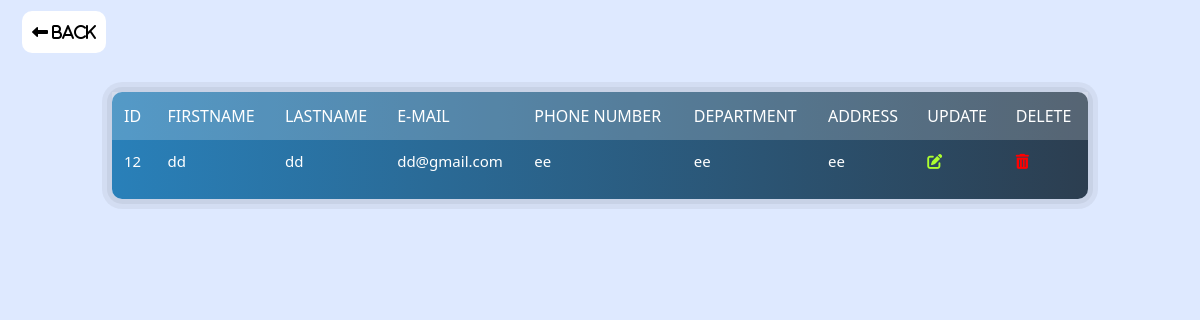
The page /list/ on the database as committed earlier.
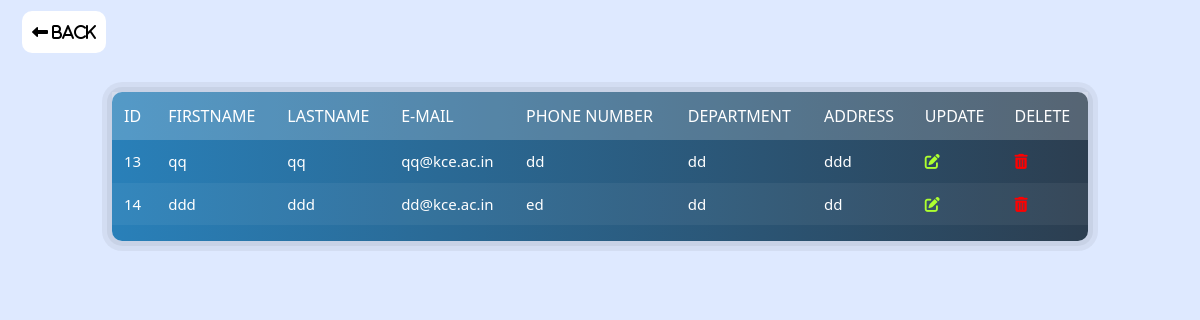
The same page on the database as committed later.
### studentdetials/models.py (models this page shows)
class studentdb(models.Model):
    fullname = models.CharField(max_length=100)
    blood = models.CharField(max_length=100)
    email = models.CharField(max_length=100)
    phone = models.CharField(max_length=100)
    department = models.CharField(max_length=100)
    address = models.CharField(max_length=100)

### studentdetials/views.py (the view)
# urls.py: path('list/', views.studentlist, name='studentlist'),
def studentlist(request):
    mydata = studentdb.objects.all().values()
    template = loader.get_template('list.html')
    context = {
        'mymembers': mydata,
    }
    return HttpResponse(template.render(context, request))

### studentdetials/templates/list.html (shortened to what this page needs)
<!DOCTYPE html>
<html lang="en">
{% load static %}
<head>
</head>
<body>
    <!DOCTYPE html>
    <html lang="en">
    <head>
        <link rel="stylesheet" href="{% static '/css/liststyle.css' %}">
        <link rel="stylesheet" href="/static/css/liststyle.css">
        <link href="https://cdn.jsdelivr.net/npm/bootstrap@5.2.2/dist/css/bootstrap.min.css" rel="stylesheet"
>
        <link rel="stylesheet" href="{% static '/css/style.css' %}">
    </head>
    <body>
        <div class="container">
            <a href="/#" class="back"><i class="fa-solid fa-left-long"> Back</i></a>
            <div class="row pt-5 justify-content-center">
                <div class="col-md-offset-1 col-md-10">
                    <div class="panel">
                        <div class="panel-body table-responsive">
                            <table class="table">
                                <thead>
                                    <tr>
                                        <th>ID</th>
                                        <th>Firstname</th>
                                        <th>Lastname</th>
                                        <th>E-mail</th>
                                        <th>Phone Number</th>
                                        <th>Department</th>
                                        <th>Address</th>
                                        <th>Update</th>
                                        <th>Delete</th>
                                    </tr>
                                </thead>
                                <tbody>
                                    {% for x in mymembers %}
                                    <tr>
                                        <td>{{ x.id }}</td>
                                        <td>{{ x.fullname }}</td>
                                        <td>{{ x.blood }}</td>
                                        <td>{{ x.email }}</td>
                                        <td>{{ x.phone }}</td>
                                        <td>{{ x.department }}</td>
                                        <td>{{ x.address }}</td>
                                        <td>
                                            <a href='edit/{{x.id}}'>
                                                <i class="fa-solid fa-pen-to-square"></i>
                                            </a>
                                        </td>
                                        <td><a href='delete/{{x.id}}'>
                                                <i class="fa-solid fa-trash-can"></i>
                                            </a>
                                        </td>
                                    </tr>
                                    {% endfor %}
                                </tbody>
                            </table>
                        </div>
                    </div>
                </div>
            </div>
        </div>
    </body>
    </html>

### static/css/liststyle.css (style rules this page uses)
.container .back { background-color: rgb(255, 255, 255); color: #000; padding: 10px; margin: 10px; border-radius: 10px; }
.container { margin-top: 20px; }
@media screen and (min-width:900px) { .container, .container-lg, .container-md, .container-sm, .container-xl, .container-xxl { max-width: 100%!important; } }
.fa-pen-to-square { color: greenyellow; }
.fa-trash-can { color: red; }
.panel { background: linear-gradient(to right, #2980b9, #2c3e50); padding: 0; border-radius: 10px; border: none; box-shadow: 0 0 0 5px rgba(0, 0, 0, 0.05), 0 0 0 10px rgba(0, 0, 0, 0.05); }
.panel .panel-body { padding: 0; }
.panel .panel-body .table thead tr th { color: #fff; background-color: rgba(255, 255, 255, 0.2); font-size: 16px; font-weight: 500; text-transform: uppercase; padding: 12px; border: none; }
.panel .panel-body .table tbody tr td { color: #fff; font-size: 15px; padding: 10px 12px; vertical-align: middle; border: none; }
.panel .panel-body .table tbody tr:nth-child(even) { background-color: rgba(255, 255, 255, 0.05); }

### static/css/style.css (style rules this page uses)
body { background-color: #dee9ff; }

Rows that differ between the two databases and show on the page:
removed studentdb: id "12", fullname "dd", blood "dd", email "dd@gmail.com", phone "ee", department "ee", address "ee"
added studentdb: id "13", fullname "qq", blood "qq", email "qq@kce.ac.in", phone "dd", department "dd", address "ddd"
added studentdb: id "14", fullname "ddd", blood "ddd", email "dd@kce.ac.in", phone "ed", department "dd", address "dd"
